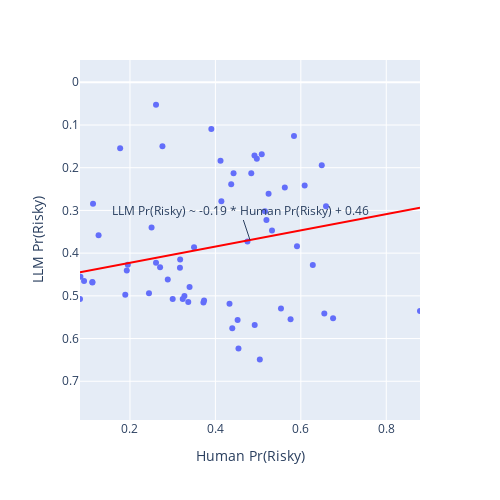

This figure's notebook cell:
### Code cell
import pandas as pd
import numpy as np
import plotly.express as px
import scipy.odr as odr

# Merge human and LLM data
merged = pd.merge(
    est_agg, df_llm_agg, on=["Problem", "Phigh", "Medium"], suffixes=("_human", "_llm")
)

x = merged["Choice_human"].values
y = merged["Choice_llm"].values

# Define TLS (Deming regression) model
def linear_func(B, x):
    return B[0] * x + B[1]  # B[0] = slope, B[1] = intercept

# Create ODR model
model = odr.Model(linear_func)
data = odr.Data(x, y)

# Set initial guess from OLS
beta0 = np.polyfit(x, y, 1)  # OLS-based initial guess
odr_instance = odr.ODR(data, model, beta0=beta0)
odr_result = odr_instance.run()

# Extract TLS regression parameters
slope, intercept = odr_result.beta

# Create scatter plot
fig = px.scatter(
    merged,
    x="Choice_human",
    y="Choice_llm",
    width=500,
    height=500,
    labels={"Choice_human": "Human Pr(Risky)", "Choice_llm": "LLM Pr(Risky)"},
)

# Get min and max x values from actual data
x_min, x_max = x.min(), x.max()
y_min, y_max = slope * x_min + intercept, slope * x_max + intercept

# Add TLS regression line using just two points
fig.add_trace(px.line(x=[x_min, x_max], y=[y_min, y_max]).data[0])
fig.data[-1].line.color = "red"

# Add annotation for regression equation
fig.add_annotation(
    x=0.5 * (x_min + x_max),  # Centered annotation
    y=0.5 * (y_min + y_max),
    text=f"LLM Pr(Risky) ~ {slope:.2f} * Human Pr(Risky) + {intercept:.2f}",
)

# Set square aspect ratio
fig.update_layout(
    autosize=False,
    width=500,
    height=500,
    xaxis=dict(scaleanchor="y", scaleratio=1, range=[x_min, x_max]),
    yaxis=dict(scaleanchor="x", scaleratio=1, range=[y_min, y_max]),
)

fig.show()

### Figure 1 — Plotly figure (JSON) as saved in the notebook; plotly's stock layout.template omitted (floating-point values rounded to 4 significant figures)
{"data": [{"hovertemplate": "Human Pr(Risky)=%{x}<br>LLM Pr(Risky)=%{y}<extra></extra>", "legendgroup": "", "marker": {"color": "#636efa", "symbol": "circle"}, "mode": "markers", "name": "", "orientation": "v", "showlegend": false, "type": "scatter", "x": [0.3275, 0.504, 0.2445, 0.3235, 0.452, 0.6755, 0.372, 0.2705, 0.433, 0.4395, 0.261, 0.5535, 0.112, 0.655, 0.189, 0.3395, 0.3735, 0.3365, 0.492, 0.083, 0.112, 0.412, 0.3905, 0.084, 0.1925, 0.195, 0.497, 0.584, 0.5085, 0.414, 0.516, 0.4915, 0.649, 0.3, 0.437, 0.0925, 0.276, 0.2885, 0.576, 0.609, 0.5195, 0.484, 0.879, 0.5625, 0.475, 0.3175, 0.2505, 0.591, 0.1265, 0.35, 0.5245, 0.261, 0.1135, 0.177, 0.659, 0.5325, 0.454, 0.628, 0.317, 0.4425], "xaxis": "x", "y": [0.5005, 0.649, 0.494, 0.5075, 0.5565, 0.5525, 0.5155, 0.433, 0.5185, 0.576, 0.4225, 0.5295, 0.4675, 0.5415, 0.4975, 0.479, 0.511, 0.5145, 0.568, 0.5075, 0.4685, 0.1835, 0.1095, 0.455, 0.4405, 0.427, 0.179, 0.1255, 0.1685, 0.2785, 0.302, 0.1715, 0.1945, 0.5075, 0.2385, 0.4655, 0.15, 0.462, 0.5545, 0.2415, 0.3225, 0.213, 0.5355, 0.2465, 0.3725, 0.415, 0.34, 0.384, 0.358, 0.3865, 0.261, 0.0525, 0.2845, 0.1545, 0.29, 0.347, 0.6235, 0.428, 0.434, 0.213], "yaxis": "y"}, {"hovertemplate": "x=%{x}<br>y=%{y}<extra></extra>", "legendgroup": "", "line": {"color": "red", "dash": "solid"}, "marker": {"symbol": "circle"}, "mode": "lines", "name": "", "orientation": "v", "showlegend": false, "type": "scatter", "x": [0.083, 0.879], "xaxis": "x", "y": [0.4445, 0.294], "yaxis": "y"}], "layout": {"annotations": [{"text": "LLM Pr(Risky) ~ -0.19 * Human Pr(Risky) + 0.46", "x": 0.481, "y": 0.3693}], "autosize": false, "height": 500, "legend": {"tracegroupgap": 0}, "margin": {"t": 60}, "width": 500, "xaxis": {"anchor": "y", "domain": [0, 1], "range": [0.083, 0.879], "scaleanchor": "y", "scaleratio": 1, "title": {"text": "Human Pr(Risky)"}}, "yaxis": {"anchor": "x", "domain": [0, 1], "range": [0.4445, 0.294], "scaleanchor": "x", "scaleratio": 1, "title": {"text": "LLM Pr(Risky)"}}}}
